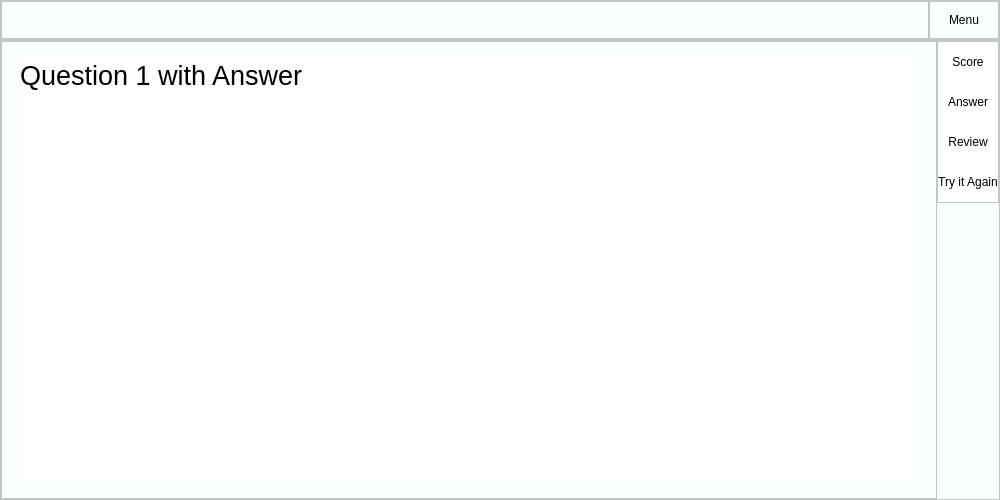
<?xml version="1.0" encoding="UTF-8"?>
<ui version="4.0">
 <class>Form</class>
 <widget class="QWidget" name="Form">
  <property name="geometry">
   <rect>
    <x>0</x>
    <y>0</y>
    <width>1000</width>
    <height>500</height>
   </rect>
  </property>
  <property name="minimumSize">
   <size>
    <width>1000</width>
    <height>500</height>
   </size>
  </property>
  <property name="windowTitle">
   <string>Form</string>
  </property>
  <property name="styleSheet">
   <string notr="true">background-color: rgb(250, 255, 255);</string>
  </property>
  <layout class="QVBoxLayout" name="verticalLayout">
   <property name="spacing">
    <number>0</number>
   </property>
   <property name="leftMargin">
    <number>0</number>
   </property>
   <property name="topMargin">
    <number>0</number>
   </property>
   <property name="rightMargin">
    <number>0</number>
   </property>
   <property name="bottomMargin">
    <number>0</number>
   </property>
   <item>
    <widget class="QFrame" name="Top_Bar">
     <property name="maximumSize">
      <size>
       <width>16777215</width>
       <height>40</height>
      </size>
     </property>
     <property name="styleSheet">
      <string notr="true">background-color: rgb(250, 255, 255);</string>
     </property>
     <property name="frameShape">
      <enum>QFrame::StyledPanel</enum>
     </property>
     <property name="frameShadow">
      <enum>QFrame::Raised</enum>
     </property>
     <layout class="QHBoxLayout" name="horizontalLayout">
      <property name="spacing">
       <number>0</number>
      </property>
      <property name="leftMargin">
       <number>0</number>
      </property>
      <property name="topMargin">
       <number>0</number>
      </property>
      <property name="rightMargin">
       <number>0</number>
      </property>
      <property name="bottomMargin">
       <number>0</number>
      </property>
      <item>
       <widget class="QFrame" name="frame_top">
        <property name="maximumSize">
         <size>
          <width>16777215</width>
          <height>40</height>
         </size>
        </property>
        <property name="frameShape">
         <enum>QFrame::StyledPanel</enum>
        </property>
        <property name="frameShadow">
         <enum>QFrame::Raised</enum>
        </property>
       </widget>
      </item>
      <item>
       <widget class="QFrame" name="frame_toggle">
        <property name="maximumSize">
         <size>
          <width>70</width>
          <height>40</height>
         </size>
        </property>
        <property name="frameShape">
         <enum>QFrame::StyledPanel</enum>
        </property>
        <property name="frameShadow">
         <enum>QFrame::Raised</enum>
        </property>
        <layout class="QVBoxLayout" name="verticalLayout_2">
         <property name="spacing">
          <number>0</number>
         </property>
         <property name="leftMargin">
          <number>0</number>
         </property>
         <property name="topMargin">
          <number>0</number>
         </property>
         <property name="rightMargin">
          <number>0</number>
         </property>
         <property name="bottomMargin">
          <number>0</number>
         </property>
         <item>
          <widget class="QPushButton" name="Btn_Toggle">
           <property name="sizePolicy">
            <sizepolicy hsizetype="Expanding" vsizetype="Expanding">
             <horstretch>0</horstretch>
             <verstretch>0</verstretch>
            </sizepolicy>
           </property>
           <property name="styleSheet">
            <string notr="true">border: 0px solid;</string>
           </property>
           <property name="text">
            <string>Menu</string>
           </property>
          </widget>
         </item>
        </layout>
       </widget>
      </item>
     </layout>
    </widget>
   </item>
   <item>
    <widget class="QFrame" name="Content">
     <property name="frameShape">
      <enum>QFrame::StyledPanel</enum>
     </property>
     <property name="frameShadow">
      <enum>QFrame::Raised</enum>
     </property>
     <layout class="QHBoxLayout" name="horizontalLayout_2">
      <property name="spacing">
       <number>0</number>
      </property>
      <property name="leftMargin">
       <number>0</number>
      </property>
      <property name="topMargin">
       <number>0</number>
      </property>
      <property name="rightMargin">
       <number>0</number>
      </property>
      <property name="bottomMargin">
       <number>0</number>
      </property>
      <item>
       <widget class="QFrame" name="frame_pages">
        <property name="frameShape">
         <enum>QFrame::StyledPanel</enum>
        </property>
        <property name="frameShadow">
         <enum>QFrame::Raised</enum>
        </property>
        <layout class="QVBoxLayout" name="verticalLayout_5">
         <item>
          <widget class="QStackedWidget" name="stackedWidget">
           <widget class="QWidget" name="page_1">
            <layout class="QVBoxLayout" name="verticalLayout_9">
             <item>
              <widget class="QLabel" name="label_1">
               <property name="font">
                <font>
                 <pointsize>20</pointsize>
                </font>
               </property>
               <property name="styleSheet">
                <string notr="true">background-color: rgb(255, 255, 255);</string>
               </property>
               <property name="text">
                <string>Question 1 with Answer</string>
               </property>
               <property name="alignment">
                <set>Qt::AlignLeading|Qt::AlignLeft|Qt::AlignTop</set>
               </property>
              </widget>
             </item>
            </layout>
           </widget>
           <widget class="QWidget" name="page_2">
            <layout class="QVBoxLayout" name="verticalLayout_8">
             <item>
              <widget class="QLabel" name="label_2">
               <property name="font">
                <font>
                 <pointsize>20</pointsize>
                </font>
               </property>
               <property name="styleSheet">
                <string notr="true">background-color: rgb(255, 255, 255);</string>
               </property>
               <property name="text">
                <string>Question 2 with Answer</string>
               </property>
               <property name="alignment">
                <set>Qt::AlignLeading|Qt::AlignLeft|Qt::AlignTop</set>
               </property>
              </widget>
             </item>
            </layout>
           </widget>
           <widget class="QWidget" name="page_3">
            <layout class="QVBoxLayout" name="verticalLayout_6">
             <item>
              <widget class="QLabel" name="label_3">
               <property name="font">
                <font>
                 <pointsize>20</pointsize>
                </font>
               </property>
               <property name="styleSheet">
                <string notr="true">background-color: rgb(255, 255, 255);</string>
               </property>
               <property name="text">
                <string>Question 3 with Answer</string>
               </property>
               <property name="alignment">
                <set>Qt::AlignLeading|Qt::AlignLeft|Qt::AlignTop</set>
               </property>
              </widget>
             </item>
            </layout>
           </widget>
           <widget class="QWidget" name="page_4">
            <layout class="QVBoxLayout" name="verticalLayout_7">
             <item>
              <widget class="QLabel" name="label_4">
               <property name="font">
                <font>
                 <pointsize>20</pointsize>
                </font>
               </property>
               <property name="styleSheet">
                <string notr="true">background-color: rgb(255, 255, 255);</string>
               </property>
               <property name="text">
                <string>Question 4 with Answer</string>
               </property>
               <property name="alignment">
                <set>Qt::AlignLeading|Qt::AlignLeft|Qt::AlignTop</set>
               </property>
              </widget>
             </item>
            </layout>
           </widget>
          </widget>
         </item>
        </layout>
       </widget>
      </item>
      <item alignment="Qt::AlignTop">
       <widget class="QFrame" name="frame_right_menu">
        <property name="maximumSize">
         <size>
          <width>125</width>
          <height>16777215</height>
         </size>
        </property>
        <property name="frameShape">
         <enum>QFrame::StyledPanel</enum>
        </property>
        <property name="frameShadow">
         <enum>QFrame::Raised</enum>
        </property>
        <layout class="QVBoxLayout" name="verticalLayout_3">
         <property name="spacing">
          <number>0</number>
         </property>
         <property name="leftMargin">
          <number>0</number>
         </property>
         <property name="topMargin">
          <number>0</number>
         </property>
         <property name="rightMargin">
          <number>0</number>
         </property>
         <property name="bottomMargin">
          <number>0</number>
         </property>
         <item>
          <widget class="QFrame" name="frame_top_menus">
           <property name="frameShape">
            <enum>QFrame::NoFrame</enum>
           </property>
           <property name="frameShadow">
            <enum>QFrame::Raised</enum>
           </property>
           <layout class="QVBoxLayout" name="verticalLayout_10">
            <property name="spacing">
             <number>0</number>
            </property>
            <property name="leftMargin">
             <number>0</number>
            </property>
            <property name="topMargin">
             <number>0</number>
            </property>
            <property name="rightMargin">
             <number>0</number>
            </property>
            <property name="bottomMargin">
             <number>0</number>
            </property>
            <item>
             <widget class="QPushButton" name="Btn_menu_1">
              <property name="minimumSize">
               <size>
                <width>0</width>
                <height>40</height>
               </size>
              </property>
              <property name="styleSheet">
               <string notr="true">QPushButton {
background-color: rgb(255, 255, 255);
border: 0px solid;
}
QPushButton:hover {
background-color: rgb(0, 0, 0);
	color: rgb(255, 255, 255);
}</string>
              </property>
              <property name="text">
               <string>Score</string>
              </property>
              <property name="autoRepeatInterval">
               <number>100</number>
              </property>
             </widget>
            </item>
            <item>
             <widget class="QPushButton" name="Btn_menu_2">
              <property name="minimumSize">
               <size>
                <width>0</width>
                <height>40</height>
               </size>
              </property>
              <property name="styleSheet">
               <string notr="true">QPushButton {
background-color: rgb(255, 255, 255);
border: 0px solid;
}
QPushButton:hover {
background-color: rgb(0, 0, 0);
	color: rgb(255, 255, 255);
}</string>
              </property>
              <property name="text">
               <string>Answer</string>
              </property>
              <property name="autoRepeatInterval">
               <number>100</number>
              </property>
             </widget>
            </item>
            <item>
             <widget class="QPushButton" name="Btn_menu_3">
              <property name="minimumSize">
               <size>
                <width>0</width>
                <height>40</height>
               </size>
              </property>
              <property name="styleSheet">
               <string notr="true">QPushButton {
background-color: rgb(255, 255, 255);
border: 0px solid;
}
QPushButton:hover {
background-color: rgb(0, 0, 0);
	color: rgb(255, 255, 255);
}</string>
              </property>
              <property name="text">
               <string>Review</string>
              </property>
              <property name="autoRepeatInterval">
               <number>100</number>
              </property>
             </widget>
            </item>
            <item>
             <widget class="QPushButton" name="Btn_menu_4">
              <property name="minimumSize">
               <size>
                <width>0</width>
                <height>40</height>
               </size>
              </property>
              <property name="styleSheet">
               <string notr="true">QPushButton {
background-color: rgb(255, 255, 255);
border: 0px solid;
}
QPushButton:hover {
background-color: rgb(0, 0, 0);
	color: rgb(255, 255, 255);
}</string>
              </property>
              <property name="text">
               <string>Try it Again</string>
              </property>
              <property name="autoRepeatInterval">
               <number>100</number>
              </property>
             </widget>
            </item>
           </layout>
          </widget>
         </item>
        </layout>
       </widget>
      </item>
     </layout>
    </widget>
   </item>
  </layout>
 </widget>
 <resources/>
 <connections/>
</ui>
